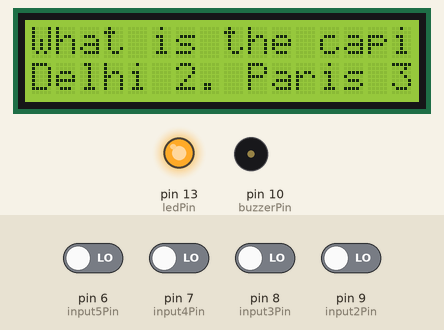
Simulated run of this sketch. Board: Arduino Uno, built with avr-gcc and run on an emulated ATmega328P. Shown: 16×2 character LCD, output pins drawn as LEDs (lit = HIGH), buzzer (waves = sounding). Inputs (shaded band) come from the test bench; at power-on: pin 6 (input5Pin), pin 7 (input4Pin), pin 8 (input3Pin), pin 9 (input2Pin) LOW. What the sketch prints to the serial monitor is not drawn.

Above: at 1.2 s.
1.3 s: pin 9 (input2Pin) driven HIGH
At 2.0 s:
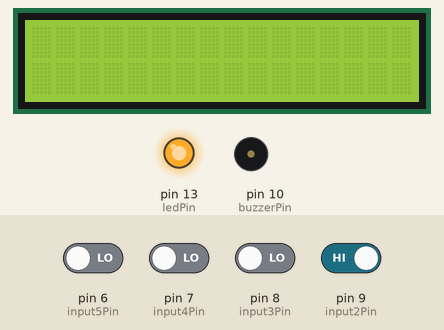
2.8 s: pin 6 (input5Pin) driven HIGH
At 3.6 s:
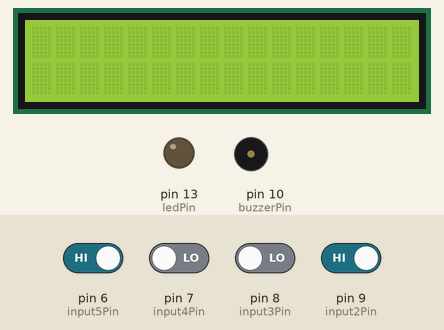
5.3 s: pin 6 (input5Pin) driven LOW
At 6.0 s:
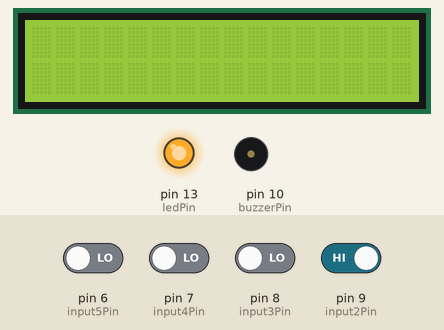
7.1 s: pin 7 (input4Pin) driven HIGH
At 8.8 s:
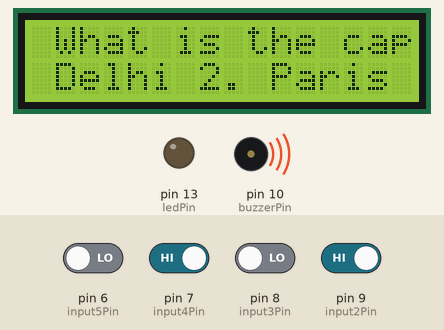
10.4 s: pin 8 (input3Pin) driven HIGH
Timing chart, 0 to 14.2 s (numbered marks = the images above; inputs shaded):
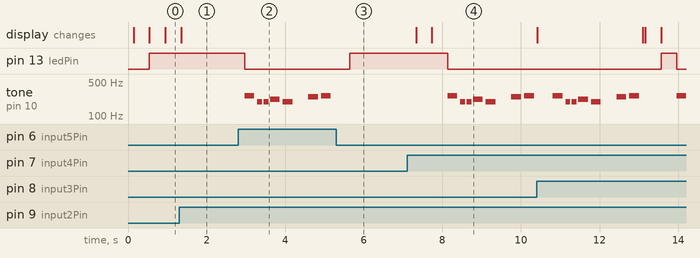

Measured:
- after the input at 1.3 s, the display: changes after 0.05 s (image 1)
- after the input at 2.8 s, pin 13 (ledPin): HIGH → LOW after 0.17 s; tone on pin 10 (buzzerPin): plays 262 Hz for 0.25 s, 196 Hz for 0.13 s, 196 Hz for 0.13 s, 220 Hz for 0.25 s, 196 Hz for 0.25 s, 247 Hz for 0.25 s … (7 notes in this stretch), starting after 0.17 s
- after the input at 5.3 s, pin 13 (ledPin): goes on until 5.6 s, then stays HIGH; tone on pin 10 (buzzerPin): stops changing and stays silent
- after the input at 7.1 s, pin 13 (ledPin): HIGH → LOW after 1.0 s; tone on pin 10 (buzzerPin): plays 262 Hz for 0.25 s, 196 Hz for 0.13 s, 196 Hz for 0.13 s, 220 Hz for 0.25 s, 196 Hz for 0.25 s, 247 Hz for 0.25 s … (7 notes in this stretch), starting after 1.0 s; the display: first changes after 0.23 s (image 4 shows a later state)

The sketch:

sketch_may15b.ino
```cpp
#include <LiquidCrystal.h>

const int rs = 12, en = 11, d4 = 5, d5 = 4, d6 = 3, d7 = 2;
LiquidCrystal lcd(rs, en, d4, d5, d6, d7);
int melody[]={262, 196, 196, 220, 196, 0, 247, 262};
String Questions[4] = {"1. What is the capital of India?",
                      "2. What is the capital of France?",
                      "3. What is the capital of Germany?",
                      "4. What is the capital of Italy?"};
String options[4] = {"1. Delhi 2. Paris 3. Berlin",
                        "1. Paris 2. London 3. Berlin",
                        "1. London 2. Berlin 3. Paris",
                        "1. Paris 2. London 3. Rome"};
String ans[4] = {"A", "A", "B", "C"};
int noteDurations[]={4, 8, 8, 4, 4, 4, 4, 4};
int ledPin = LED_BUILTIN;    // choose the pin for the LED
int input5Pin = 6;       // define push button input pins
int input4Pin = 7;
int input3Pin = 8;
int input2Pin = 9;
int buzzerPin = 10;
int score;
int Lost;
int quesNum;

void setup()
{
  Serial.begin( 9600 );
  pinMode(ledPin, OUTPUT);   // declare LED as output
  pinMode(input5Pin, INPUT); // declare push button inputs
  pinMode(input4Pin, INPUT);
  pinMode(input3Pin, INPUT);
  pinMode(input2Pin, INPUT);
  pinMode(buzzerPin, OUTPUT);
  Lost = 0;
  score = 0;
  quesNum = 0;
  lcd.begin(16, 2);
  lcd.print(Questions[quesNum]);
  lcd.setCursor(0, 1);
  lcd.print(options[quesNum]);
}

void loop()
{
  if (digitalRead(input2Pin) == HIGH){
    Serial.println("HELLOOOOO");
    lcd.setCursor(0, 0);
    lcd.print("                                      ");
    lcd.print("SCORE");
    lcd.setCursor(0, 1);
    lcd.print("                                      ");
    lcd.print(score);
  }
  if (digitalRead(input3Pin) == HIGH || digitalRead(input4Pin) == HIGH || digitalRead(input5Pin) == HIGH || digitalRead(input2Pin) == LOW){
    lcd.begin(16, 2);
    lcd.setCursor(0, 0);
    lcd.print(Questions[quesNum]);
    lcd.setCursor(0, 1);
  lcd.print(options[quesNum]);
  }
  Serial.println(digitalRead(input3Pin));
  Serial.println(digitalRead(input4Pin));
  Serial.println(digitalRead(input5Pin));
  for(int i=6 ; i<=8 ; i++){
    checkPush(i);
  }
}

void checkPush(int pinNumber)
{
  lcd.scrollDisplayLeft();
  delay(400);
  int pushed = digitalRead(pinNumber);  // read input value
  if (pushed == HIGH) {// check if the input is HIGH (button released)
    Serial.println(pinNumber);
    digitalWrite(ledPin, LOW);  // turn LED OFF
        for (int thisNote=0; thisNote <8; thisNote++){

            //to calculate the note duration, take one second. Divided by the note type
            int noteDuration = 1000 / noteDurations [thisNote];
            tone(buzzerPin, melody [thisNote], noteDuration);

            //to distinguish the notes, set a minimum time between them
            //the note's duration +30% seems to work well
            int pauseBetweenNotes = noteDuration * 1.30;
            delay(pauseBetweenNotes);

            //stop the tone playing
            noTone(8);
        }
  }
  else
    digitalWrite(ledPin, HIGH);  // turn LED ON
}
```
